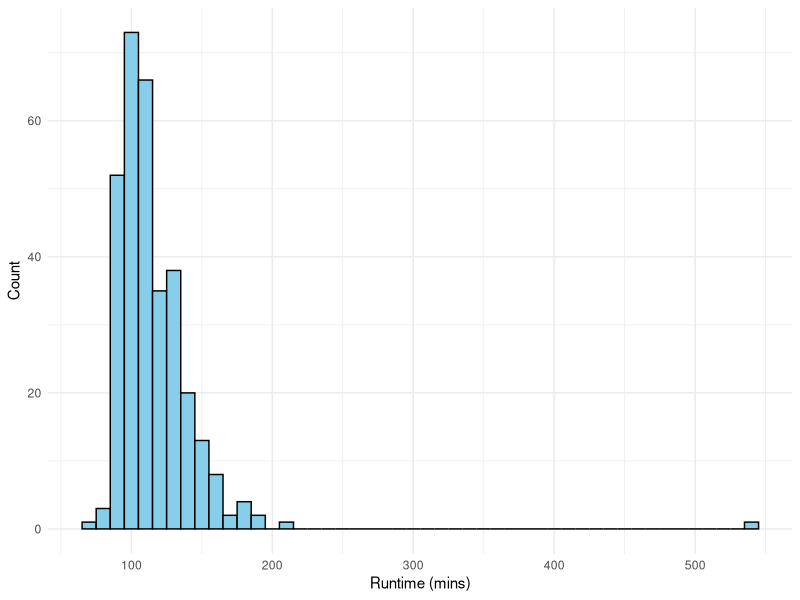
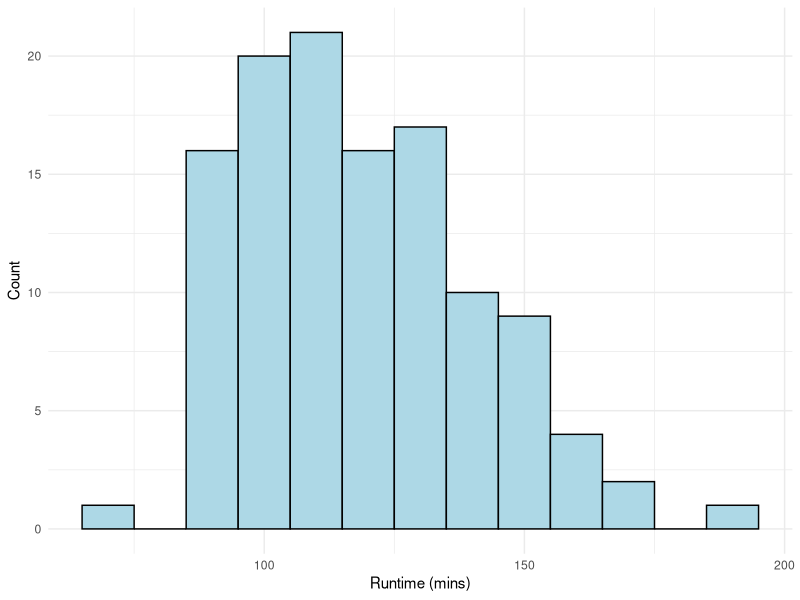
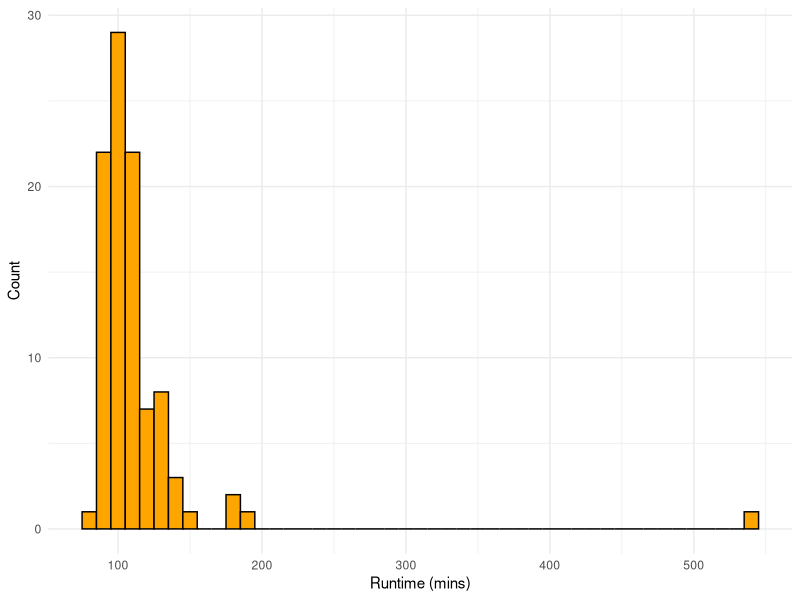
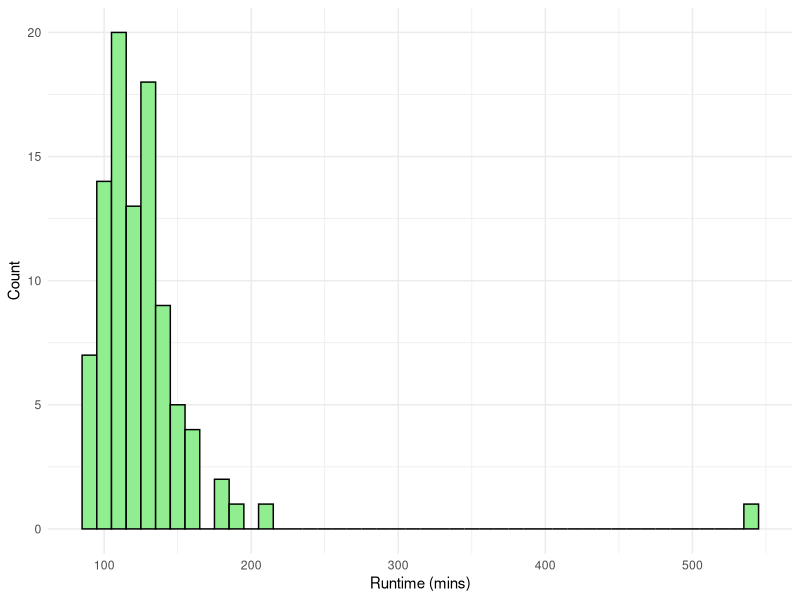
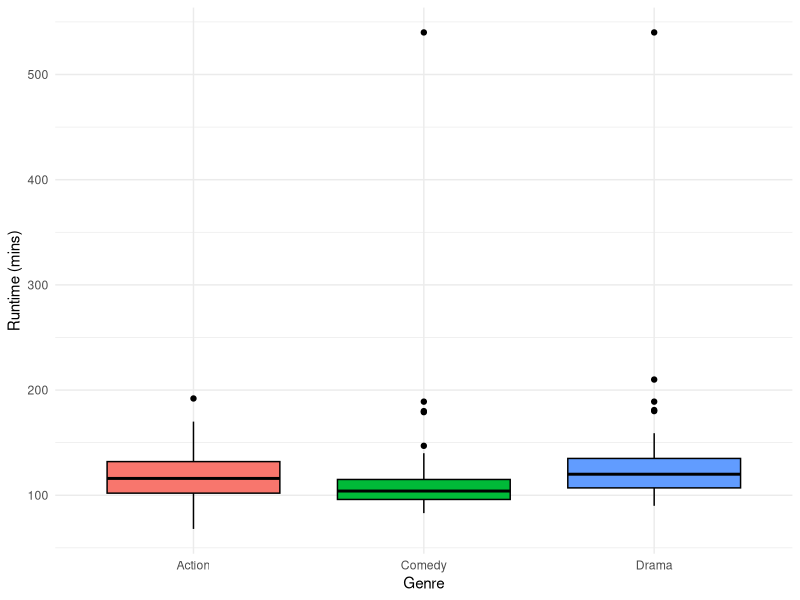
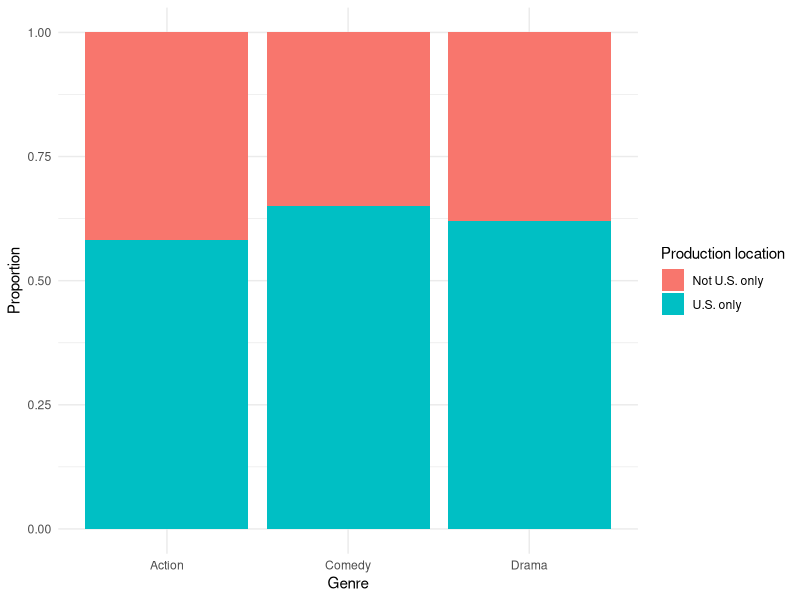
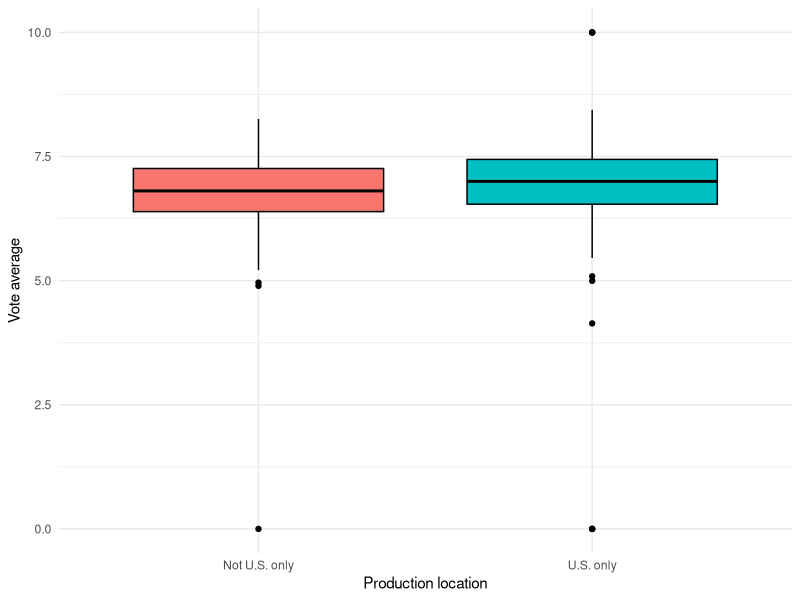

Here is the R script that generated these plots, in order:
## ---- chunk 1
#| label: setup
#| include: false

library(tidyverse)
library(knitr)
library(kableExtra)

# Make sure that your data file is in the same location as where you have saved this document
movies <- read.csv("major_movies.csv")
## ---- chunk 2
#| label: fig-q1a-hist
#| fig-cap: "Histogram of Movie Runtime in the TMDB dataset"
#| echo: false
#| warning: false

ggplot(movies, aes(x = runtime)) +
  geom_histogram(binwidth = 10, fill = "skyblue", color = "black") +
  labs(x = "Runtime (mins)", y = "Count") +
  theme_minimal()
## ---- chunk 3
#| label: tbl-q1a-stats
#| tbl-cap: "Summary statistics for Movie Runtime"
#| echo: false

runtime.fivenum <- fivenum(movies$runtime)
runtime.sumdata <- c(
  length(na.omit(movies$runtime)),
  sd(movies$runtime, na.rm = TRUE),
  mean(movies$runtime, na.rm = TRUE),
  runtime.fivenum)

stat.names <- c("Count", "Std Dev", "Mean", "Min", "25%", "Median", "75%", "Max")

runtime.table <- data.frame(
  Statistic = stat.names,
  Runtime = runtime.sumdata)

kbl(runtime.table, digits = 2) %>%
  kable_styling()
## ---- chunk 4
#| label: tbl-q1a-outliers
#| tbl-cap: "Outliers of Movie Runtime"
#| echo: false

Q1_runtime <- quantile(movies$runtime, 0.25, na.rm = TRUE)
Q3_runtime <- quantile(movies$runtime, 0.75, na.rm = TRUE)
IQR_runtime <- Q3_runtime - Q1_runtime

lower_runtime <- Q1_runtime - 1.5 * IQR_runtime
upper_runtime <- Q3_runtime + 1.5 * IQR_runtime

movies %>%
  filter(runtime < lower_runtime | runtime > upper_runtime) %>%
  select(title, release_date, genres, runtime) %>%
  arrange(desc(runtime)) %>%
  kbl(col.names = c("Movie Title", "Release Date", "Genres", "Runtime")) %>%
  kable_styling()
## ---- chunk 5
#| label: fig-q1b-hist
#| fig-cap: "Histogram of runtime for Action, Comedy, and Drama movies"
#| fig-subcap:
#| - "Action"
#| - "Comedy"
#| - "Drama"
#| layout-ncol: 3
#| echo: false
#| warning: false

movies_genre <- movies %>%
  mutate(
    Action = case_when(
      str_detect(genres, "Action") ~ "Action"),
    Comedy = case_when(
      str_detect(genres, "Comedy") ~ "Comedy"),
    Drama = case_when(
      str_detect(genres, "Drama") ~ "Drama")
  ) %>%
  pivot_longer(
    cols = c(Action, Comedy, Drama),
    names_to = "genre_type",
    values_to = "key_genre",
    values_drop_na = TRUE
  ) %>%
  select(-genre_type)

action_movies <- movies_genre %>%
  filter(key_genre == "Action")

comedy_movies <- movies_genre %>%
  filter(key_genre == "Comedy")

drama_movies <- movies_genre %>%
  filter(key_genre == "Drama")

ggplot(action_movies, aes(x = runtime)) +
  geom_histogram(fill = "lightblue", color = "black", binwidth = 10) +
  labs(x = "Runtime (mins)", y = "Count") +
  theme_minimal()

ggplot(comedy_movies, aes(x = runtime)) +
  geom_histogram(fill = "orange", color = "black", binwidth = 10) +
  labs(x = "Runtime (mins)", y = "Count") +
  theme_minimal()

ggplot(drama_movies, aes(x = runtime)) +
  geom_histogram(fill = "lightgreen", color = "black", binwidth = 10) +
  labs(x = "Runtime (mins)", y = "Count") +
  theme_minimal()
## ---- chunk 6
#| label: fig-q1b-boxplot
#| fig-cap: "Boxplot comparing the distributions of runtime for Action, Comedy, and Drama movies"
#| echo: false
#| warning: false

ggplot(movies_genre, aes(x = key_genre, y = runtime, fill = key_genre)) +
  geom_boxplot(color = "black") +
  labs(x = "Genre", y = "Runtime (mins)") + theme_minimal() +
  guides(fill = "none")
## ---- chunk 7
#| label: tbl-q1b-stats
#| tbl-cap: "Summary statistics for runtime by movie genre"
#| echo: false

action_movies <- movies_genre %>%
  filter(key_genre == "Action")

comedy_movies <- movies_genre %>%
  filter(key_genre == "Comedy")

drama_movies <- movies_genre %>%
  filter(key_genre == "Drama")

action_runtime.fivenum <- fivenum(action_movies$runtime)
comedy_runtime.fivenum <- fivenum(comedy_movies$runtime)
drama_runtime.fivenum <- fivenum(drama_movies$runtime)

action_runtime.sumdata <- c(
  length(na.omit(action_movies$runtime)),
  sd(action_movies$runtime, na.rm = TRUE),
  mean(action_movies$runtime, na.rm = TRUE),
  action_runtime.fivenum)

comedy_runtime.sumdata <- c(
  length(na.omit(comedy_movies$runtime)),
  sd(comedy_movies$runtime, na.rm = TRUE),
  mean(comedy_movies$runtime, na.rm = TRUE),
  comedy_runtime.fivenum)

drama_runtime.sumdata <- c(
  length(na.omit(drama_movies$runtime)),
  sd(drama_movies$runtime, na.rm = TRUE),
  mean(drama_movies$runtime, na.rm = TRUE),
  drama_runtime.fivenum)

stat.names <- c(
  "Count", "Std Dev", "Mean",
  "Min", "25%", "Median", "75%", "Max")

runtime.sum.table <- data.frame(
  Statistic = stat.names,
  Action = action_runtime.sumdata,
  Comedy = comedy_runtime.sumdata,
  Drama = drama_runtime.sumdata)

kbl(runtime.sum.table, digits = 2) %>%
  kable_styling()
## ---- chunk 8
#| label: tbl-q1b-outliers
#| tbl-cap: "Runtime outliers for Action, Comedy, and Drama movies"
#| echo: false

Q1_action <- quantile(action_movies$runtime, 0.25, na.rm = TRUE)
Q3_action <- quantile(action_movies$runtime, 0.75, na.rm = TRUE)
IQR_action <- IQR(action_movies$runtime, na.rm = TRUE)

Q1_comedy <- quantile(comedy_movies$runtime, 0.25, na.rm = TRUE)
Q3_comedy <- quantile(comedy_movies$runtime, 0.75, na.rm = TRUE)
IQR_comedy <- IQR(comedy_movies$runtime, na.rm = TRUE)

Q1_drama <- quantile(drama_movies$runtime, 0.25, na.rm = TRUE)
Q3_drama <- quantile(drama_movies$runtime, 0.75, na.rm = TRUE)
IQR_drama <- IQR(drama_movies$runtime, na.rm = TRUE)

bind_rows(
  action_movies %>%
    filter(
      runtime < Q1_action - 1.5 * IQR_action |
      runtime > Q3_action + 1.5 * IQR_action),

  comedy_movies %>%
    filter(
      runtime < Q1_comedy - 1.5 * IQR_comedy |
      runtime > Q3_comedy + 1.5 * IQR_comedy),

  drama_movies %>%
    filter(
      runtime < Q1_drama - 1.5 * IQR_drama |
      runtime > Q3_drama + 1.5 * IQR_drama)
) %>%
  select(key_genre, title, release_date, genres, runtime) %>%
  arrange(key_genre, desc(runtime)) %>%
  kbl(col.names = c("Key Genre", "Movie Title", "Release Date", "Genres", "Runtime")
  ) %>%
  kable_styling()
## ---- chunk 9
#| label: tbl-q2a-contingency
#| tbl-cap: "Production location by movie genre"
#| echo: false

movies_location_genre <- movies_genre %>%
  mutate(
    us_only = ifelse(
      production_countries == "United States of America",
      "U.S. only",
      "Not U.S. only"))

movies_location_genre %>%
  count(key_genre, us_only) %>%
  pivot_wider(
    names_from = us_only,
    values_from = n,
    values_fill = 0) %>%
  kbl(
    col.names = c(
      "Genre",
      "Not U.S. only",
      "U.S. only")) %>%
  kable_styling()
## ---- chunk 10
#| label: fig-q2a-location
#| fig-cap: "Proportion of U.S.-only movies by genre"
#| echo: false

ggplot(movies_location_genre, aes(x = key_genre, fill = us_only)) +
  geom_bar(position = "fill") +
  labs(x = "Genre", y = "Proportion", fill = "Production location") +
  theme_minimal()
## ---- chunk 11
#| label: fig-q2b-boxplot
#| fig-cap: "Movie ratings by production location"
#| echo: false

movies_location <- movies %>%
  mutate(us_only = ifelse(
      production_countries == "United States of America",
      "U.S. only",
      "Not U.S. only"))

ggplot(movies_location, aes(x = us_only, y = vote_average, fill = us_only)) +
  geom_boxplot(color = "black") +
  labs(x = "Production location", y = "Vote average") +
  theme_minimal() +
  guides(fill = "none")
## ---- chunk 12
#| label: tbl-q2b-stats
#| tbl-cap: "Summary statistics for movie ratings by production location"
#| echo: false

us_only_movies <- movies_location %>%
  filter(us_only == "U.S. only")

not_us_only_movies <- movies_location %>%
  filter(us_only == "Not U.S. only")

us_only_vote.fivenum <- fivenum(
  us_only_movies$vote_average,
  na.rm = TRUE)

not_us_only_vote.fivenum <- fivenum(
  not_us_only_movies$vote_average,
  na.rm = TRUE)

us_only_vote.sumdata <- c(
  length(na.omit(us_only_movies$vote_average)),
  sd(us_only_movies$vote_average, na.rm = TRUE),
  mean(us_only_movies$vote_average, na.rm = TRUE),
  us_only_vote.fivenum)

not_us_only_vote.sumdata <- c(
  length(na.omit(not_us_only_movies$vote_average)),
  sd(not_us_only_movies$vote_average, na.rm = TRUE),
  mean(not_us_only_movies$vote_average, na.rm = TRUE),
  not_us_only_vote.fivenum)

stat.names <- c(
  "Count", "Std Dev", "Mean",
  "Min", "25%", "Median", "75%", "Max")

vote.sum.table <- data.frame(
  Statistic = stat.names,
  `U.S. only` = us_only_vote.sumdata,
  `Not U.S. only` = not_us_only_vote.sumdata,
  check.names = FALSE)

kbl(vote.sum.table, digits = 2) %>%
  kable_styling()
## ---- chunk 13
#| label: tbl-q2b-outliers
#| echo: false
#| tbl-cap: "Movie rating outliers by production location"

Q1_us_only <- quantile(
  us_only_movies$vote_average,
  0.25,
  na.rm = TRUE)

Q3_us_only <- quantile(
  us_only_movies$vote_average,
  0.75,
  na.rm = TRUE)

IQR_us_only <- IQR(
  us_only_movies$vote_average,
  na.rm = TRUE)

Q1_not_us_only <- quantile(
  not_us_only_movies$vote_average,
  0.25,
  na.rm = TRUE)

Q3_not_us_only <- quantile(
  not_us_only_movies$vote_average,
  0.75,
  na.rm = TRUE)

IQR_not_us_only <- IQR(
  not_us_only_movies$vote_average,
  na.rm = TRUE)

rating_outliers <- bind_rows(
  us_only_movies %>%
    filter(
      vote_average < Q1_us_only - 1.5 * IQR_us_only |
        vote_average > Q3_us_only + 1.5 * IQR_us_only),

  not_us_only_movies %>%
    filter(
      vote_average < Q1_not_us_only - 1.5 * IQR_not_us_only |
        vote_average > Q3_not_us_only + 1.5 * IQR_not_us_only))

rating_outliers %>%
  select(
    us_only,
    title,
    release_date,
    production_countries,
    vote_average) %>%
  arrange(us_only, desc(vote_average)) %>%
  kbl(
    col.names = c(
      "Production Location",
      "Movie Title",
      "Release Date",
      "Production Countries",
      "Vote Average"),
    digits = 2) %>%
  kable_styling()
## ---- chunk 14
#| label: tbl-q2b-outlier-votes
#| echo: false
#| tbl-cap: "Vote counts for movie rating outliers"

rating_outliers %>%
  select(title, us_only, vote_average, vote_count) %>%
  arrange(vote_count) %>%
  kbl(col.names = c(
      "Movie Title",
      "Production Location",
      "Vote Average",
      "Vote Count"),
    digits = 2) %>%
  kable_styling()
## ---- chunk 15
#| label: q3a-animation
#| echo: true

animation_movies <- movies %>%
  filter(str_detect(genres, "Animation"))
## ---- chunk 16
#| label: tbl-q3a-count
#| tbl-cap: "Number of Animation movies"
#| echo: false

animation_count <- data.frame(
  Genre = "Animation",
  Count = nrow(animation_movies))

kbl(animation_count) %>%
  kable_styling()
## ---- chunk 17
#| label: tbl-q3b-averages
#| echo: true
#| tbl-cap: "Average movie characteristics for Animation movies"

animation_avg <- animation_movies %>%
  summarize(
    Vote_Average = mean(vote_average, na.rm = TRUE),
    Revenue = mean(revenue, na.rm = TRUE),
    Runtime = mean(runtime, na.rm = TRUE),
    Budget = mean(budget, na.rm = TRUE))

kbl(animation_avg, digits = 2,
  format.args = list(big.mark = ",", scientific = FALSE)) %>%
  kable_styling()
## ---- chunk 18
#| label: tbl-q3c-zscore
#| tbl-cap: "Animation averages and z-scores relative to the overall dataset"
#| echo: true

overall_mean <- movies %>%
  summarise(
    Vote_Average = mean(vote_average, na.rm = TRUE),
    Revenue = mean(revenue, na.rm = TRUE),
    Runtime = mean(runtime, na.rm = TRUE),
    Budget = mean(budget, na.rm = TRUE))

overall_sd <- movies %>%
  summarise(
    Vote_Average = sd(vote_average, na.rm = TRUE),
    Revenue = sd(revenue, na.rm = TRUE),
    Runtime = sd(runtime, na.rm = TRUE),
    Budget = sd(budget, na.rm = TRUE))

z_row <- (animation_avg - overall_mean) / overall_sd

animation_avg_z <- data.frame(
  Group = c("Animation Average", "Animation Z-score"),
  rbind(animation_avg, z_row))

kbl(animation_avg_z, digits = 2) %>%
  kable_styling()
